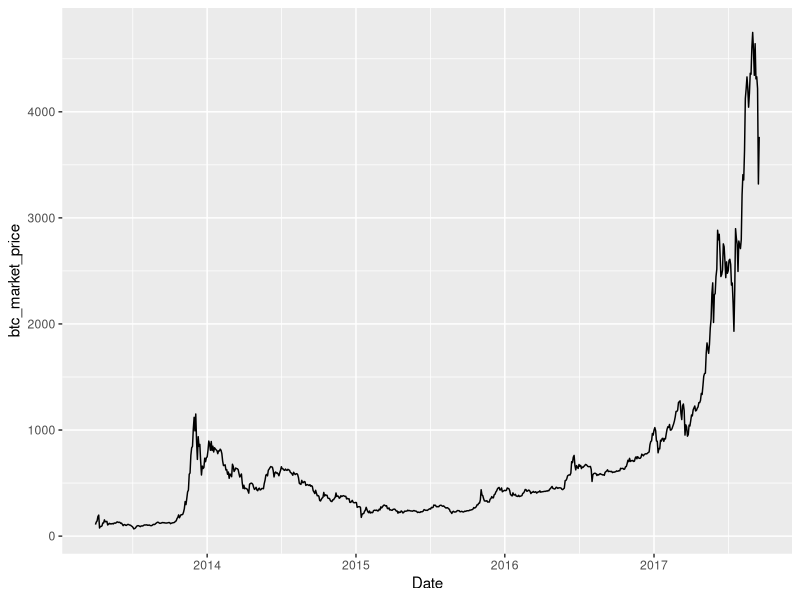
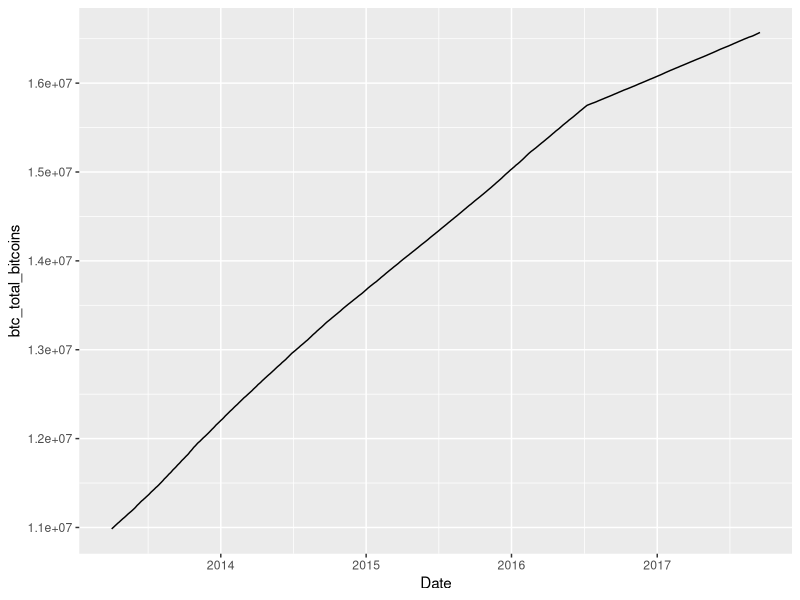
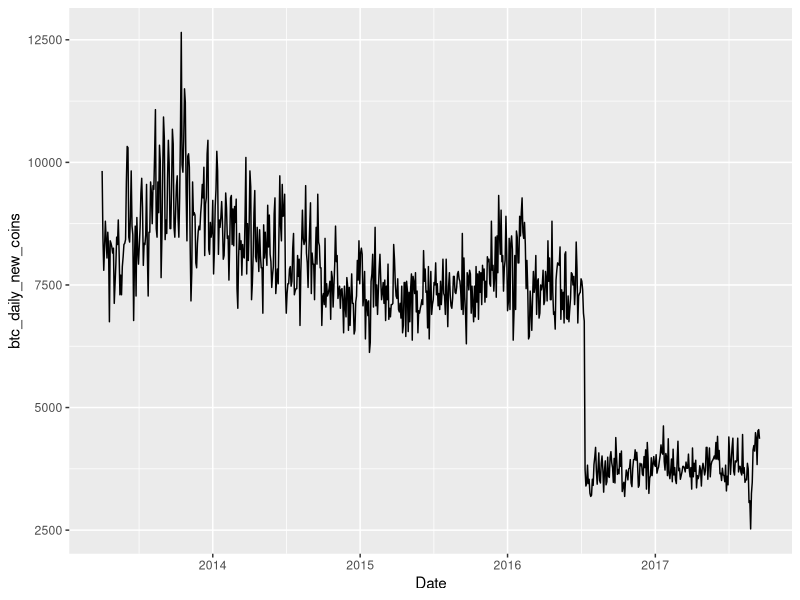
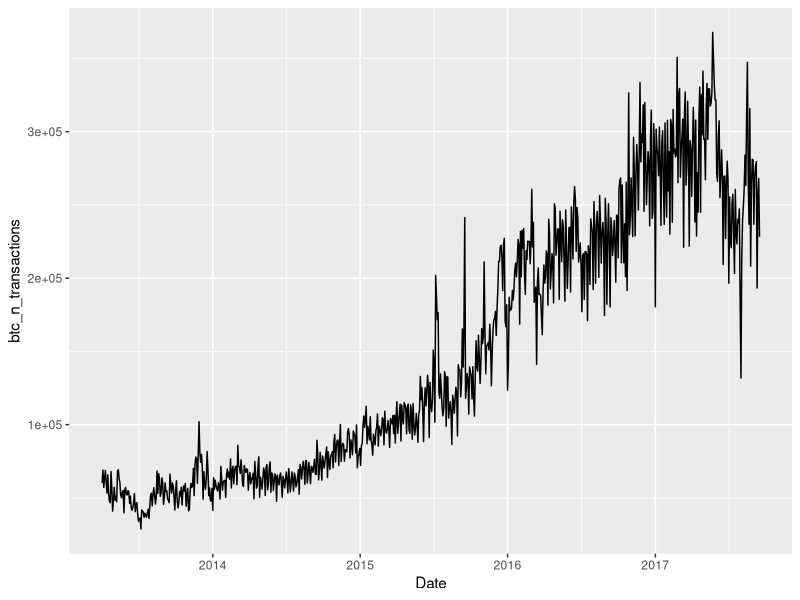
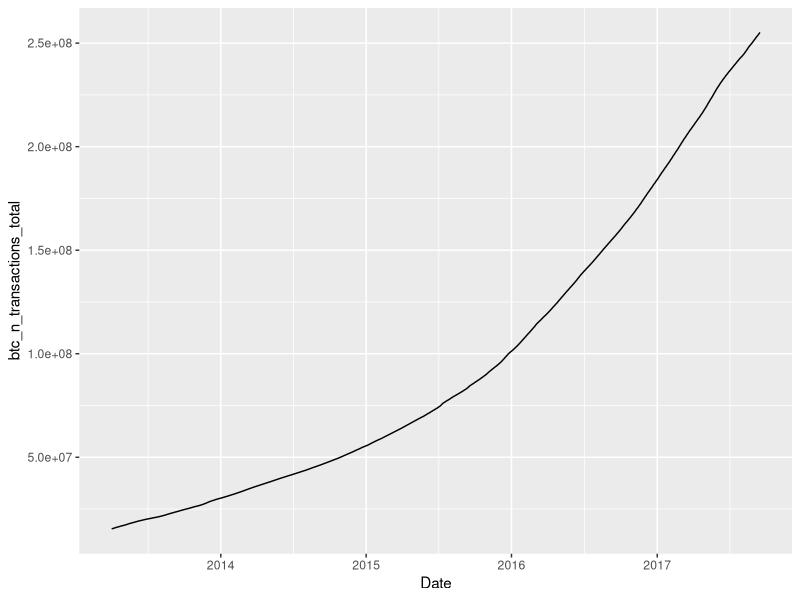
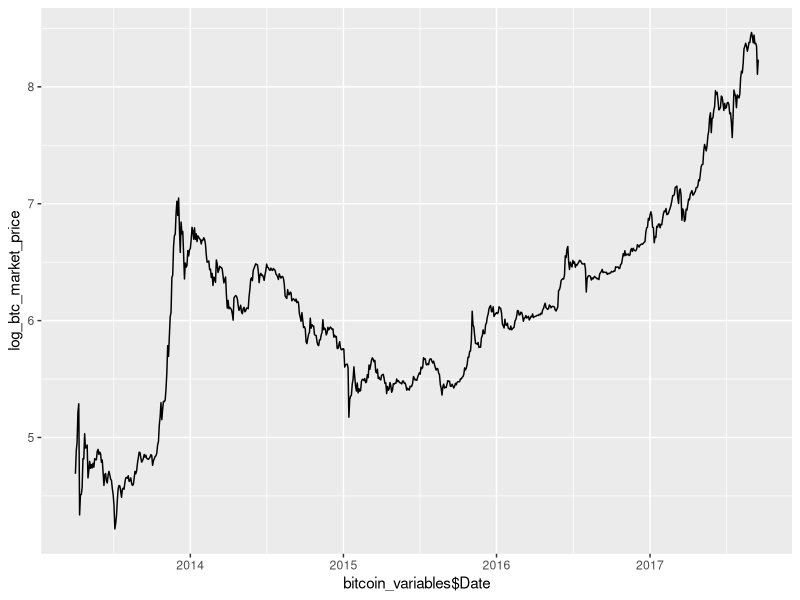
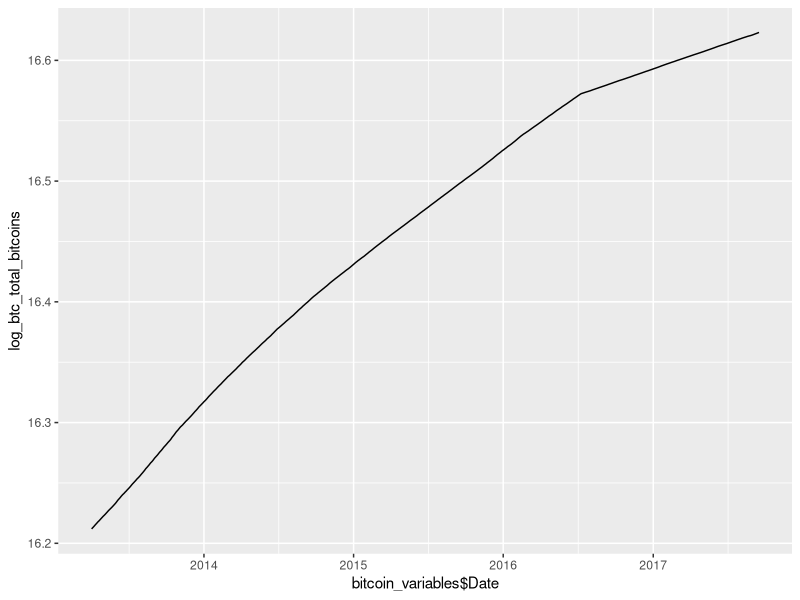
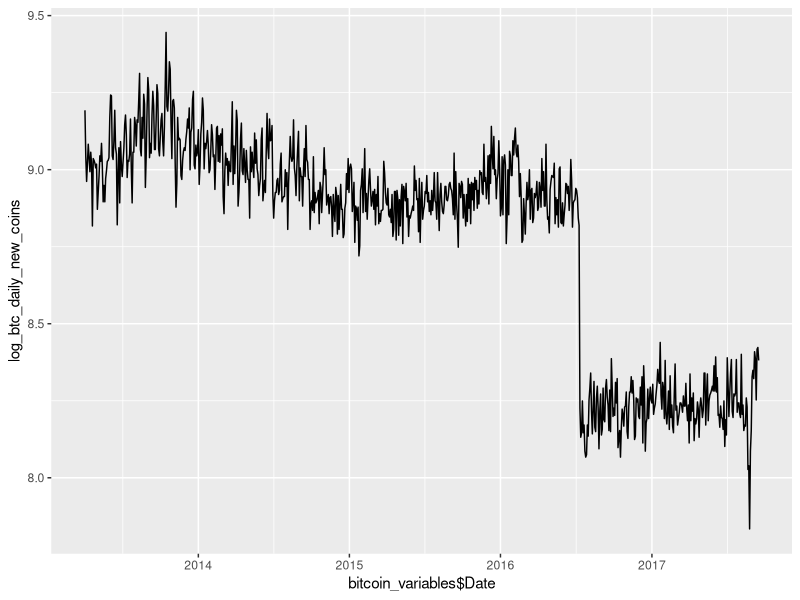

These figures' R source, in order:
#File for currency calculations
#Packages
install.packages("tidyverse")
install.packages("ggthemes")

#libraries
library(ggplot2)
library(dplyr)
library(ggthemes)

#read csv - remember to change wd using setwd()
bitcoin_dataset <- read.csv("bitcoin_dataset.csv")

#change data (imported manually) into tbl
bitcoin <- tbl_df(bitcoin_dataset)

#Covert date string to Date type
bitcoin <- mutate(bitcoin, Date = as.Date(Date,format = '%m/%d/%Y'))
View(bitcoin)

#Calculate new variables for analysis, add this to bitcoin dataframe, 1. price return  called "btc_price_return" and 2. coin supply daily as "btc_daily_new_coins"
#New variables are calculated and added to the "bitcoin" dataframe 

bitcoin <- mutate(bitcoin, btc_price_return=(btc_market_price-lag(btc_market_price))/lag(btc_market_price)*100, btc_daily_new_coins=btc_total_bitcoins-lag(btc_total_bitcoins))

#View structure of new dataframe with new variables
str(bitcoin)

#Extract all useful columns from "bitcoin" dataframe for data analysis, place these new columns and with selected date periods into a dataframe called "bitcoin_variables"
bitcoin_variables <- bitcoin %>% 
  select("Date", "btc_market_price", "btc_price_return", "btc_total_bitcoins", "btc_daily_new_coins", "btc_n_transactions",
         "btc_n_transactions_total", "btc_n_transactions_excluding_popular", "btc_n_transactions_per_block",
         "btc_n_transactions_excluding_chains_longer_than_100", "btc_market_cap", 
         "btc_trade_volume", "btc_median_confirmation_time", "btc_hash_rate", "btc_output_volume",
         "btc_estimated_transaction_volume", "btc_estimated_transaction_volume_usd")%>%
  filter(Date >= "2013-04-02")

#View the structure of the new dataframe "bitcoin_variables"
str(bitcoin_variables) 

#Plot potential variables for analysis in "bitcoin_variables", this will inform us of the variables' current functional form
ggplot(bitcoin_variables, aes(x = Date, y = btc_market_price)) + geom_line()
ggplot(bitcoin_variables, aes(x = Date, y = btc_total_bitcoins)) + geom_line() 
ggplot(bitcoin_variables, aes(x = Date, y = btc_daily_new_coins)) + geom_line() 
ggplot(bitcoin_variables, aes(x = Date, y = btc_n_transactions)) + geom_line() 
ggplot(bitcoin_variables, aes(x = Date, y = btc_n_transactions_total)) + geom_line() 

#Tranform key variables in "bitcoin_variables" to natural logarithms i.e. to linearise our variables for modelling
log_btc_market_price <- log (bitcoin_variables$btc_market_price)
log_btc_total_bitcoins <- log (bitcoin_variables$btc_total_bitcoins)
log_btc_daily_new_coins <- log (bitcoin_variables$btc_daily_new_coins)
log_btc_n_transactions <- log (bitcoin_variables$btc_n_transactions)
log_btc_n_transactions_total <- log (bitcoin_variables$btc_n_transactions_total)

#Log variables are now added to a new dataframe called "bitcoin_variables_log" which can be used as the basis for regression
bitcoin_variables_log <- data.frame(bitcoin_variables$Date,log_btc_market_price,bitcoin_variables$btc_price_return,log_btc_total_bitcoins,log_btc_daily_new_coins,log_btc_n_transactions,log_btc_n_transactions_total)

#Plots of log variables
ggplot(bitcoin_variables_log, aes(x = bitcoin_variables$Date, y = log_btc_market_price)) + geom_line() 
ggplot(bitcoin_variables_log, aes(x = bitcoin_variables$Date, y = log_btc_total_bitcoins)) + geom_line() 
ggplot(bitcoin_variables_log, aes(x = bitcoin_variables$Date, y = log_btc_daily_new_coins)) + geom_line() 
ggplot(bitcoin_variables_log, aes(x = bitcoin_variables$Date, y = log_btc_n_transactions)) + geom_line() 
ggplot(bitcoin_variables_log, aes(x = bitcoin_variables$Date, y = log_btc_n_transactions_total)) + geom_line() 

#Notice in plot below, structural break in daily coin supply at 11/07/2017 and after. Bitcoin officially restricted new daily coin supply by halve. 
log_btc_daily_new_coins <- log (bitcoin_variables$btc_daily_new_coins)

#Below adds a dummy variable to account for this, where dummy = 1 on dates 11/07/2016 and beyond
bitcoin_variables_log <- mutate(bitcoin_variables_log, dummy = 0)

for (i in 599:nrow(bitcoin_variables_log)){
  bitcoin_variables_log[i, "dummy"] <- 1 
}

View(bitcoin_variables_log)

#Multiple regressions
#Regression 1 (reg_1) market price on transactions and total bitcoin supply with intercept
reg_1 <- lm(log_btc_market_price ~ log_btc_n_transactions_total + log_btc_total_bitcoins, data=bitcoin_variables_log)
summary(reg_1)

reg_1.res <- residuals(reg_1)
reg_1.predict <- predict(reg_1)

#log_btc_market_price

comparison <- data.frame(bitcoin_variables$Date,log_btc_market_price,reg_1.predict,reg_1.res)

comparison_2 <- comparison %>%
  filter(bitcoin_variables.Date >= "2015-01-02")

View(comparison_2)

ggplot(comparison_2, aes(x=bitcoin_variables.Date,y=log_btc_market_price))+geom_point(colour="black", shape=21, fill="orange")+geom_point(aes(y=reg_1.predict),colour="Red",shape=22,size=-1)

#Regression 2 (reg_2) market price on transactions and total bitcoin supply with intercept and dummy
reg_2 <- lm(log_btc_market_price ~ log_btc_n_transactions_total + log_btc_total_bitcoins + dummy, data=bitcoin_variables_log)
summary(reg_2)